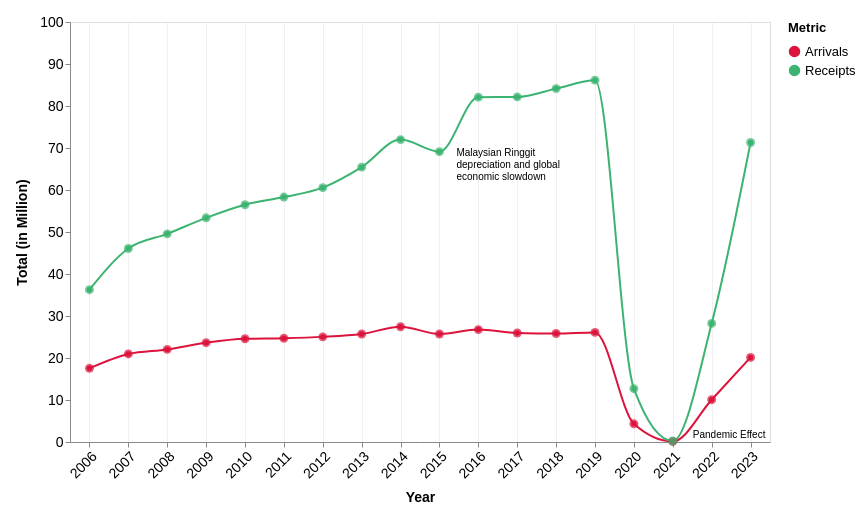

Specify this chart in Vega-Lite:
### Vega-Lite specification from a JSON file in a GitHub repository (floating-point values rounded to 4 significant figures)
{"$schema": "https://vega.github.io/schema/vega-lite/v5.json", "width": 700, "height": 420, "data": {"values": [{"year": "2006", "Arrivals": 17.55, "Receipts": 36.27}, {"year": "2007", "Arrivals": 20.97, "Receipts": 46.07}, {"year": "2008", "Arrivals": 22.05, "Receipts": 49.56}, {"year": "2009", "Arrivals": 23.64, "Receipts": 53.37}, {"year": "2010", "Arrivals": 24.58, "Receipts": 56.49}, {"year": "2011", "Arrivals": 24.71, "Receipts": 58.32}, {"year": "2012", "Arrivals": 25.03, "Receipts": 60.56}, {"year": "2013", "Arrivals": 25.72, "Receipts": 65.44}, {"year": "2014", "Arrivals": 27.44, "Receipts": 72.0}, {"year": "2015", "Arrivals": 25.72, "Receipts": 69.12}, {"year": "2016", "Arrivals": 26.76, "Receipts": 82.1}, {"year": "2017", "Arrivals": 25.95, "Receipts": 82.17}, {"year": "2018", "Arrivals": 25.83, "Receipts": 84.14}, {"year": "2019", "Arrivals": 26.1, "Receipts": 86.14}, {"year": "2020", "Arrivals": 4.33, "Receipts": 12.69}, {"year": "2021", "Arrivals": 0.13, "Receipts": 0.24}, {"year": "2022", "Arrivals": 10.07, "Receipts": 28.23}, {"year": "2023", "Arrivals": 20.14, "Receipts": 71.31}]}, "transform": [{"fold": ["Arrivals", "Receipts"], "as": ["Metric", "Value"]}], "layer": [{"mark": {"type": "line", "point": true, "interpolate": "monotone", "tooltip": true}, "encoding": {"x": {"field": "year", "type": "ordinal", "title": "Year", "axis": {"labelAngle": -45, "titlePadding": 10, "labelFontSize": 14, "titleFontSize": 14, "grid": true, "gridOpacity": 0.45}}, "y": {"field": "Value", "type": "quantitative", "title": "Total (in Million)", "axis": {"titlePadding": 10, "labelFontSize": 14, "titleFontSize": 14, "grid": false}, "scale": {"domain": [0, 100]}}, "color": {"field": "Metric", "type": "nominal", "scale": {"domain": ["Arrivals", "Receipts"], "range": ["#DC143C", "#3CB371"]}, "legend": {"title": "Metric", "labelFontSize": 13, "titleFontSize": 13, "titlePadding": 10}}}}, {"mark": {"type": "point", "tooltip": true, "filled": true, "size": 80}, "encoding": {"x": {"field": "year", "type": "ordinal"}, "y": {"field": "Value", "type": "quantitative"}, "color": {"field": "Metric", "type": "nominal"}, "tooltip": [{"field": "year", "title": "Year"}, {"field": "Metric", "title": "Metric"}, {"field": "Value", "title": "Value", "format": ".2f"}]}}, {"mark": {"type": "text", "fontSize": 15.5, "lineHeight": 12, "fontStyle": "Helvetica Neue", "align": "left", "color": "#000", "dx": 17, "dy": -1}, "encoding": {"x": {"field": "year", "type": "ordinal", "title": "Year"}, "y": {"field": "Value", "type": "quantitative"}, "text": {"value": ["Malaysian Ringgit", "depreciation and global", "economic slowdown"]}}, "transform": [{"filter": {"field": "Value", "equal": 69.12}}]}, {"mark": {"type": "text", "fontSize": 15.5, "lineHeight": 12, "fontStyle": "Helvetica Neue", "align": "left", "color": "#000", "dx": 20, "dy": -7.5}, "encoding": {"x": {"field": "year", "type": "ordinal", "title": "Year"}, "y": {"field": "Value", "type": "quantitative"}, "text": {"value": ["Pandemic Effect"]}}, "transform": [{"filter": {"field": "Value", "equal": 0.24}}]}], "padding": {"top": 15, "left": 15}}
